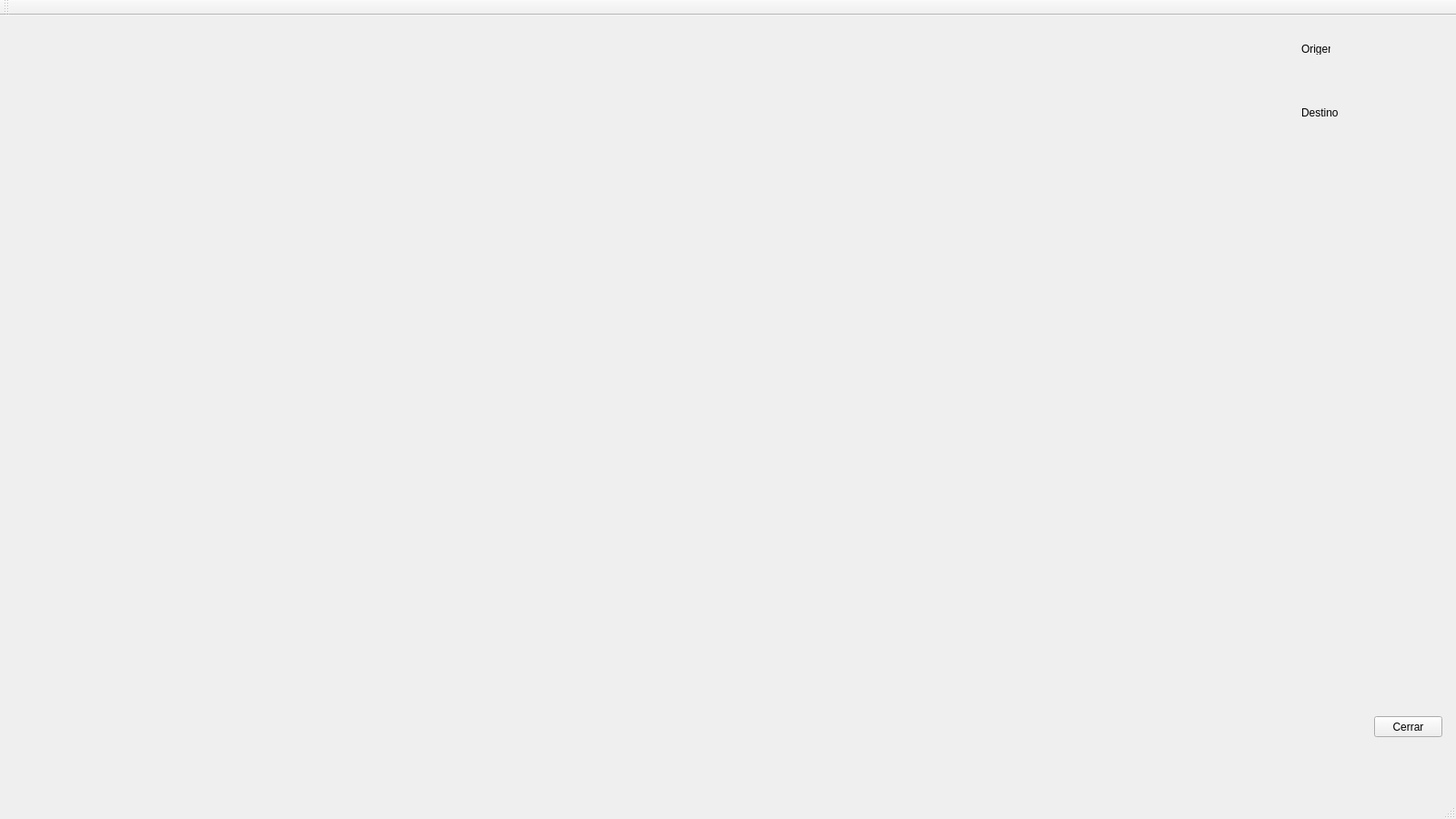
<?xml version="1.0" encoding="UTF-8"?>
<ui version="4.0">
 <class>MainWindow</class>
 <widget class="QMainWindow" name="MainWindow">
  <property name="geometry">
   <rect>
    <x>0</x>
    <y>0</y>
    <width>1600</width>
    <height>900</height>
   </rect>
  </property>
  <property name="minimumSize">
   <size>
    <width>1600</width>
    <height>900</height>
   </size>
  </property>
  <property name="windowTitle">
   <string>MainWindow</string>
  </property>
  <widget class="QWidget" name="centralWidget">
   <widget class="QLabel" name="label">
    <property name="geometry">
     <rect>
      <x>1430</x>
      <y>30</y>
      <width>32</width>
      <height>13</height>
     </rect>
    </property>
    <property name="text">
     <string>Origen</string>
    </property>
   </widget>
   <widget class="QLabel" name="label_2">
    <property name="geometry">
     <rect>
      <x>1430</x>
      <y>100</y>
      <width>46</width>
      <height>13</height>
     </rect>
    </property>
    <property name="text">
     <string>Destino</string>
    </property>
   </widget>
   <widget class="QPushButton" name="pushButton">
    <property name="geometry">
     <rect>
      <x>1510</x>
      <y>770</y>
      <width>75</width>
      <height>23</height>
     </rect>
    </property>
    <property name="text">
     <string>Cerrar</string>
    </property>
   </widget>
  </widget>
  <widget class="QMenuBar" name="menuBar">
   <property name="geometry">
    <rect>
     <x>0</x>
     <y>0</y>
     <width>1600</width>
     <height>21</height>
    </rect>
   </property>
  </widget>
  <widget class="QToolBar" name="mainToolBar">
   <attribute name="toolBarArea">
    <enum>TopToolBarArea</enum>
   </attribute>
   <attribute name="toolBarBreak">
    <bool>false</bool>
   </attribute>
  </widget>
  <widget class="QStatusBar" name="statusBar"/>
 </widget>
 <layoutdefault spacing="6" margin="11"/>
 <resources/>
 <connections/>
</ui>
